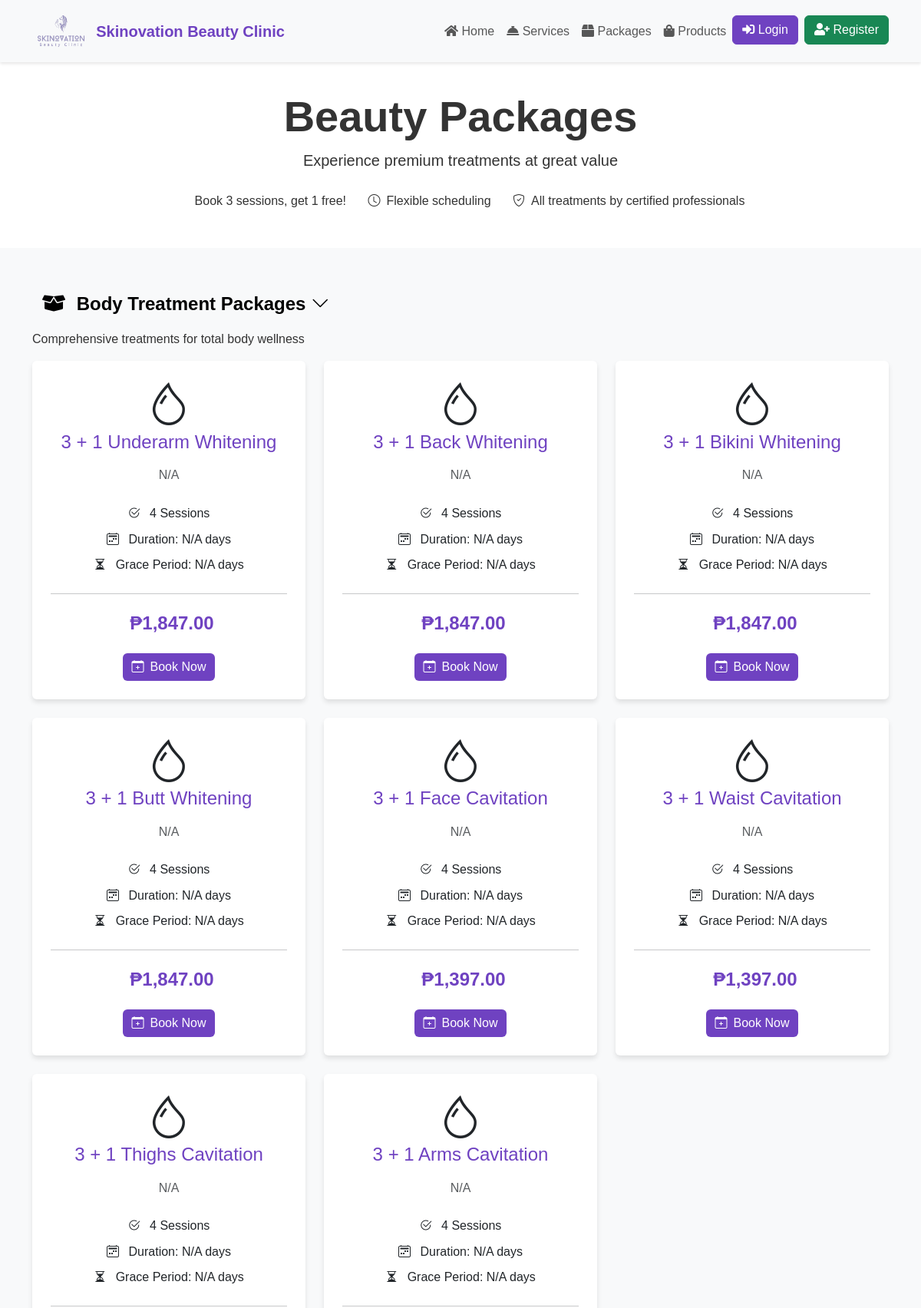
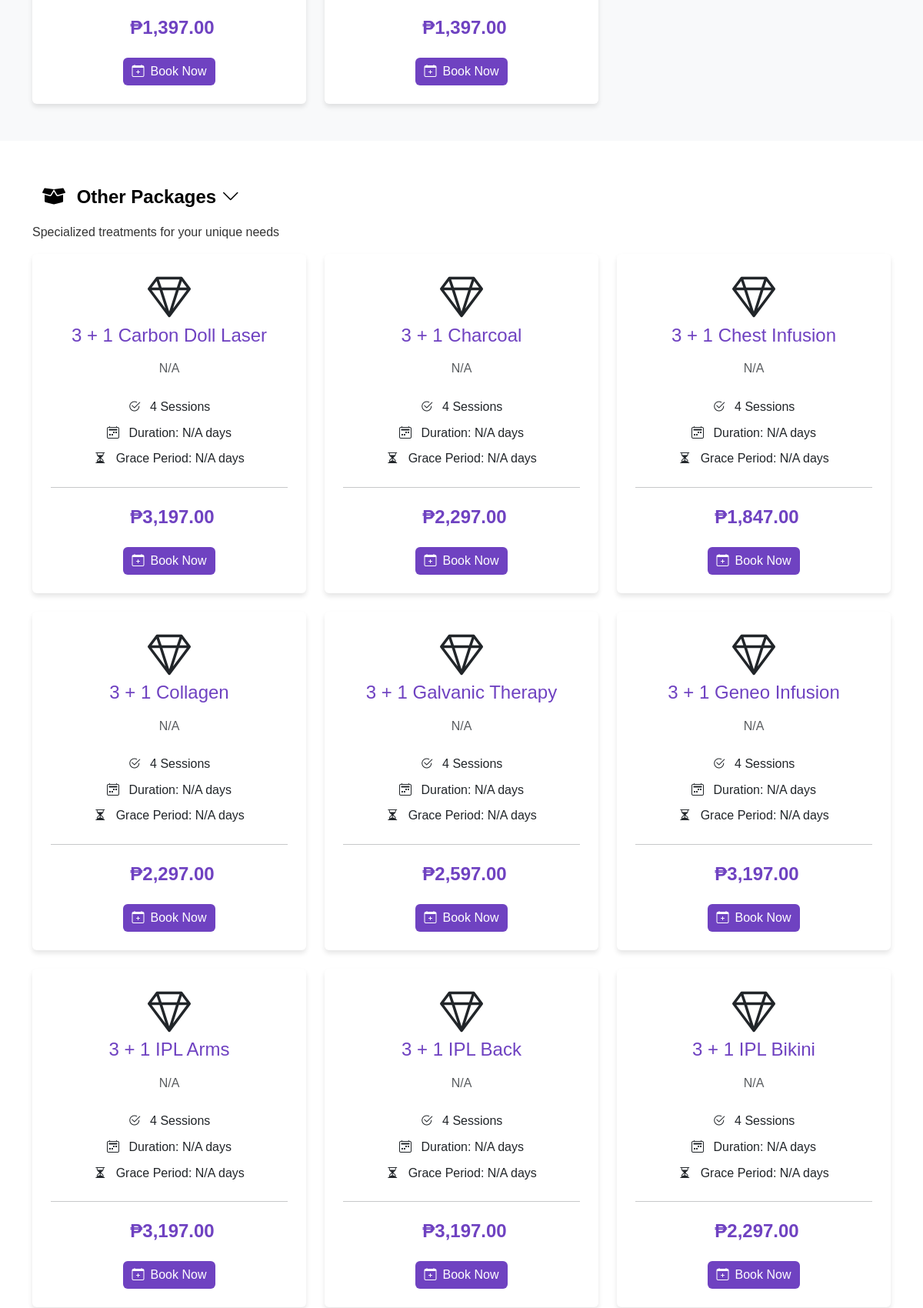
The page /packages.php (upper part) on the database its author committed (2 pictures, top to bottom).
### tables this page shows
CREATE TABLE `packages` (
  `package_id` int NOT NULL,
  `package_name` varchar(255) NOT NULL,
  `description` text,
  `price` decimal(10,2) NOT NULL,
  `sessions` int NOT NULL,
  `duration_days` int NOT NULL COMMENT 'Duration in days',
  `grace_period_days` int NOT NULL COMMENT 'Grace period in days',
  `created_at` datetime DEFAULT CURRENT_TIMESTAMP,
  `updated_at` datetime DEFAULT CURRENT_TIMESTAMP ON UPDATE CURRENT_TIMESTAMP
);

### packages.php (the view, shortened to what this page needs)
<?php
include 'db.php';
function getPackageCategories($conn)
{
    $sql = "SELECT DISTINCT CASE
                WHEN package_name LIKE '%Facial%' OR package_name LIKE '%Casmara%' OR package_name LIKE '%Diamond%' THEN 'facial'
                WHEN package_name LIKE '%Whitening%' OR package_name LIKE '%Cavitation%' THEN 'body'
                ELSE 'other'
            END as category,
            CASE
                WHEN package_name LIKE '%Facial%' OR package_name LIKE '%Casmara%' OR package_name LIKE '%Diamond%' THEN 'Facial Packages'
                WHEN package_name LIKE '%Whitening%' OR package_name LIKE '%Cavitation%' THEN 'Body Treatment Packages'
                ELSE 'Other Packages'
            END as category_name
            FROM packages";
    $result = $conn->query($sql);
    $categories = [];
    while ($row = $result->fetch_assoc()) {
        $categories[$row['category']] = $row['category_name'];
    }
    return $categories;
}
function getPackagesByCategory($conn, $category)
{
    $sql = '';
    if ($category == 'facial') {
        $sql = "SELECT * FROM packages WHERE package_name LIKE '%Facial%' OR package_name LIKE '%Casmara%' OR package_name LIKE '%Diamond%'";
    } elseif ($category == 'body') {
        $sql = "SELECT * FROM packages WHERE package_name LIKE '%Whitening%' OR package_name LIKE '%Cavitation%'";
    } else {
        $sql = "SELECT * FROM packages WHERE package_name NOT LIKE '%Facial%' AND package_name NOT LIKE '%Casmara%'
                AND package_name NOT LIKE '%Diamond%' AND package_name NOT LIKE '%Whitening%' AND package_name NOT LIKE '%Cavitation%'";
    }
    $result = $conn->query($sql);
    $packages = [];
    while ($row = $result->fetch_assoc()) {
        $packages[] = $row;
    }
    return $packages;
}
$categories = getPackageCategories($conn);
?>
<!DOCTYPE html>
<html lang="en">
<head>
    <link href="https://cdn.jsdelivr.net/npm/bootstrap@5.3.0/dist/css/bootstrap.min.css" rel="stylesheet">
    <link rel="stylesheet" href="https://cdn.jsdelivr.net/npm/bootstrap-icons@1.10.0/font/bootstrap-icons.css">
    <link rel="stylesheet" href="https://cdnjs.cloudflare.com/ajax/libs/animate.css/4.1.1/animate.min.css">
    <link href="https://cdnjs.cloudflare.com/ajax/libs/font-awesome/5.15.4/css/all.min.css" rel="stylesheet">
    <link rel="stylesheet" href="assets/css/style.css">
    <link rel="stylesheet" href="assets/css/animations.css">
</head>
<body>
    <?php include 'header.php'; ?>
    <div class="section-header">
        <div class="container text-center mt-5 mb-5">
            <h1 class="display-4 fw-bold animate__animated animate__fadeInDown">Beauty Packages</h1>
            <p class="lead animate__animated animate__fadeInUp">Experience premium treatments at great value</p>
            <div class="animate__animated animate__fadeInUp animate__delay-1s">
                <p class="mt-4">
                    <i class="bi bi-gift text-white me-2"></i>Book 3 sessions, get 1 free!
                    <i class="bi bi-clock ms-4 me-2"></i>Flexible scheduling
                    <i class="bi bi-shield-check ms-4 me-2"></i>All treatments by certified professionals
                </p>
            </div>
        </div>
    </div>
    <?php foreach ($categories as $cat_key => $cat_name): ?>
    <?php $packages = getPackagesByCategory($conn, $cat_key); ?>
    <?php if (!empty($packages)): ?>
    <section class="py-5 <?php echo $cat_key == 'body' ? 'bg-light' : ''; ?>">
        <div class="container">
            <div class="section-title slide-in-left">
                <h2>
                    <button class="btn btn-link text-decoration-none text-black fw-bold fs-4" type="button" data-bs-toggle="collapse" data-bs-target="#collapse-<?php echo $cat_key; ?>" aria-expanded="true" aria-controls="collapse-<?php echo $cat_key; ?>">
                        <i class="fas fa-box-open me-2"></i> <?php echo $cat_name; ?>
                        <i class="bi bi-chevron-down"></i>
                    </button>
                </h2>
                <p><?php echo $cat_key == 'facial' ? 'Premium facial treatments for radiant, healthy skin' : ($cat_key == 'body' ? 'Comprehensive treatments for total body wellness' : 'Specialized treatments for your unique needs'); ?></p>
            </div>
            <div class="collapse show" id="collapse-<?php echo $cat_key; ?>">
                <div class="row g-4 stagger-fade-in">
                    <?php foreach ($packages as $package): ?>
                    <div class="col-md-6 col-lg-4">
                        <div class="card h-100 package-card hover-lift">
                            <div class="card-body text-center p-4">
                                <?php
                                $icon = $cat_key == 'facial' ? 'bi-stars' : ($cat_key == 'body' ? 'bi-droplet' : 'bi-gem');
                                ?>
                                <i class="bi <?php echo $icon; ?> display-4 text-purple mb-3"></i>
                                <h5 class="card-title h4 mb-3"><?php echo htmlspecialchars($package['package_name'] ?? ''); ?></h5>
                                <p class="card-text text-muted mb-4">
                                    <?php echo htmlspecialchars($package['description'] ?? 'N/A', ENT_QUOTES, 'UTF-8'); ?>
                                </p>
                                <div class="features mb-4">
                                    <p class="mb-2">
                                        <i class="bi bi-check2-circle text-purple me-2"></i>
                                        <?php echo htmlspecialchars($package['sessions'] ?? 'N/A', ENT_QUOTES, 'UTF-8'); ?> Sessions
                                    </p>
                                    <p class="mb-2">
                                        <i class="bi bi-calendar2-week text-purple me-2"></i>
                                        Duration: <?php echo htmlspecialchars($package['duration'] ?? 'N/A'); ?> days
                                    </p>
                                    <p class="mb-2">
                                        <i class="bi bi-hourglass-split text-purple me-2"></i>
                                        Grace Period: <?php echo htmlspecialchars($package['grace_period'] ?? 'N/A'); ?> days
                                    </p>
                                </div>
                                <hr class="my-4">
                                <p class="price h5 mb-4">
                                    &#8369;<?php echo number_format($package['price'] ?? 0, 2); ?>
                                </p>
                                <a href="book_package.php?package_id=<?php echo htmlspecialchars($package['id'] ?? ''); ?>" class="btn btn-purple">
                                    <i class="bi bi-calendar-plus me-2"></i>Book Now
                                </a>
                            </div>
                        </div>
                    </div>
                    <?php endforeach; ?>
                </div>
            </div>
        </div>
    </section>
    <?php endif; ?>
    <?php endforeach; ?>
</body>
</html>

### assets/css/style.css (style rules this page uses)
:root { --primary-color: #6f42c1; --secondary-color: #bb8fce; --dark-color: #2c003e; --light-color: #f4ecf7; }
body { font-family: 'Poppins', sans-serif; color: #333; line-height: 1.6; padding-top: 70px; }
.card-title { color: var(--primary-color); margin-bottom: 0.75rem; }
.package-card { transition: transform 0.3s ease, box-shadow 0.3s ease; border: none; box-shadow: 0 4px 6px rgba(0,0,0,0.1); height: 100%; }
.price { font-size: 1.5rem; font-weight: bold; color: var(--primary-color); }
.btn-purple { background-color: var(--primary-color); color: #fff; border: none; }

### assets/css/animations.css (style rules this page uses)
.stagger-fade-in > * { opacity: 0; animation: fadeIn 0.6s ease-out forwards; }
.stagger-fade-in > *:nth-child(1) { animation-delay: 0.1s; }
.stagger-fade-in > *:nth-child(2) { animation-delay: 0.2s; }
.stagger-fade-in > *:nth-child(3) { animation-delay: 0.3s; }
.stagger-fade-in > *:nth-child(4) { animation-delay: 0.4s; }
.stagger-fade-in > *:nth-child(5) { animation-delay: 0.5s; }
.stagger-fade-in > *:nth-child(6) { animation-delay: 0.6s; }
.hover-lift { transition: transform 0.3s ease, box-shadow 0.3s ease; }
.slide-in-left { opacity: 0; transform: translateX(-30px); animation: slideInLeft 0.8s ease-out forwards; }

### rows shown on the page
packages: package_name "3 + 1 Underarm Whitening", description "N/A", sessions "4", duration "N/A", grace_period "N/A", price "1,847.00"
packages: package_name "3 + 1 Back Whitening", description "N/A", sessions "4", duration "N/A", grace_period "N/A", price "1,847.00"
packages: package_name "3 + 1 Bikini Whitening", description "N/A", sessions "4", duration "N/A", grace_period "N/A", price "1,847.00"
packages: package_name "3 + 1 Butt Whitening", description "N/A", sessions "4", duration "N/A", grace_period "N/A", price "1,847.00"
packages: package_name "3 + 1 Face Cavitation", description "N/A", sessions "4", duration "N/A", grace_period "N/A", price "1,397.00"
packages: package_name "3 + 1 Waist Cavitation", description "N/A", sessions "4", duration "N/A", grace_period "N/A", price "1,397.00"
packages: package_name "3 + 1 Thighs Cavitation", description "N/A", sessions "4", duration "N/A", grace_period "N/A", price "1,397.00"
packages: package_name "3 + 1 Arms Cavitation", description "N/A", sessions "4", duration "N/A", grace_period "N/A", price "1,397.00"
packages: package_name "3 + 1 Carbon Doll Laser", description "N/A", sessions "4", duration "N/A", grace_period "N/A", price "3,197.00"
packages: package_name "3 + 1 Charcoal", description "N/A", sessions "4", duration "N/A", grace_period "N/A", price "2,297.00"
packages: package_name "3 + 1 Chest Infusion", description "N/A", sessions "4", duration "N/A", grace_period "N/A", price "1,847.00"
packages: package_name "3 + 1 Collagen", description "N/A", sessions "4", duration "N/A", grace_period "N/A", price "2,297.00"
packages: package_name "3 + 1 Galvanic Therapy", description "N/A", sessions "4", duration "N/A", grace_period "N/A", price "2,597.00"
packages: package_name "3 + 1 Geneo Infusion", description "N/A", sessions "4", duration "N/A", grace_period "N/A", price "3,197.00"
packages: package_name "3 + 1 IPL Arms", description "N/A", sessions "4", duration "N/A", grace_period "N/A", price "3,197.00"
packages: package_name "3 + 1 IPL Back", description "N/A", sessions "4", duration "N/A", grace_period "N/A", price "3,197.00"
packages: package_name "3 + 1 IPL Bikini", description "N/A", sessions "4", duration "N/A", grace_period "N/A", price "2,297.00"

### other values the page prints
$cat_name "Body Treatment Packages"
$cat_name "Other Packages"
